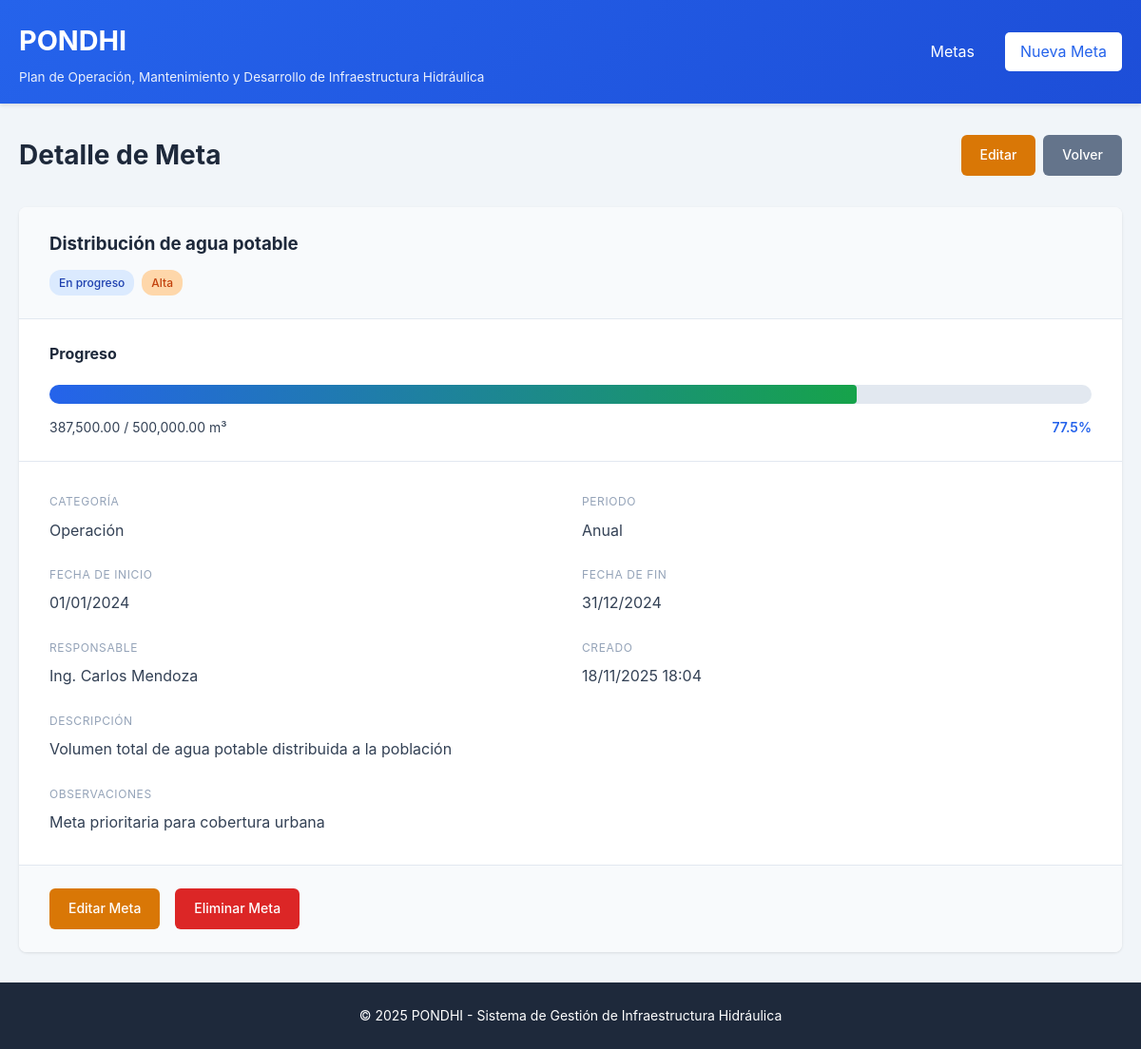
The page /public/metas/ver/1 on the database its author committed.
### tables this page shows
CREATE TABLE IF NOT EXISTS metas (
    id INT AUTO_INCREMENT PRIMARY KEY,
    categoria_id INT NOT NULL,
    titulo VARCHAR(255) NOT NULL,
    descripcion TEXT,
    unidad_medida VARCHAR(50) NOT NULL,
    valor_meta DECIMAL(15,2) NOT NULL,
    valor_actual DECIMAL(15,2) DEFAULT 0,
    fecha_inicio DATE NOT NULL,
    fecha_fin DATE NOT NULL,
    periodo ENUM('mensual', 'trimestral', 'semestral', 'anual') NOT NULL,
    estado ENUM('pendiente', 'en_progreso', 'completada', 'cancelada') DEFAULT 'pendiente',
    prioridad ENUM('baja', 'media', 'alta', 'critica') DEFAULT 'media',
    responsable VARCHAR(150),
    observaciones TEXT,
    created_at TIMESTAMP DEFAULT CURRENT_TIMESTAMP,
    updated_at TIMESTAMP DEFAULT CURRENT_TIMESTAMP ON UPDATE CURRENT_TIMESTAMP,
    FOREIGN KEY (categoria_id) REFERENCES categorias(id) ON DELETE RESTRICT
);

CREATE TABLE IF NOT EXISTS categorias (
    id INT AUTO_INCREMENT PRIMARY KEY,
    nombre VARCHAR(100) NOT NULL,
    descripcion TEXT,
    created_at TIMESTAMP DEFAULT CURRENT_TIMESTAMP
);

### app/controllers/MetasController.php (called while the page is built, shortened)
<?php
class MetasController extends Controller {
    private $metaModel;
    public function __construct() {
        $this->metaModel = $this->model('Meta');
    }
    public function ver($id = null) {
        $meta = $this->metaModel->getById($id);
        $this->view('metas/ver', [
            'titulo' => 'Detalle de Meta',
            'meta' => $meta
        ]);
    }
}

### app/controllers/App.php (called while the page is built, shortened)
<?php
class App {
    protected $method = 'index';
    public function __construct() {
        $url = $this->parseUrl();
        if (isset($url[0]) && file_exists(APP_PATH . '/controllers/' . ucfirst($url[0]) . 'Controller.php')) {
            unset($url[0]);
        }
        $this->controller = new $this->controller;
        if (isset($url[1])) {
            if (method_exists($this->controller, $url[1])) {
                $this->method = $url[1];
                unset($url[1]);
            }
        }
        $this->params = $url ? array_values($url) : [];
        call_user_func_array([$this->controller, $this->method], $this->params);
    }
    protected function parseUrl() {
        if (isset($_GET['url'])) {
            return explode('/', filter_var(rtrim($_GET['url'], '/'), FILTER_SANITIZE_URL));
        }
        return [];
    }
}

### public/index.php (called while the page is built, shortened)
<?php
require_once APP_PATH . '/config/Database.php';
require_once APP_PATH . '/controllers/Controller.php';
require_once APP_PATH . '/controllers/App.php';
$app = new App();

### app/config/Database.php (called while the page is built, shortened)
<?php
class Database {
    private static $instance = null;
    private $connection;
    private function __construct() {
        try {
            $dsn = "mysql:host=" . DB_HOST . ";port=" . DB_PORT . ";dbname=" . DB_NAME . ";charset=" . DB_CHARSET;
            $options = [
                PDO::ATTR_ERRMODE => PDO::ERRMODE_EXCEPTION,
                PDO::ATTR_DEFAULT_FETCH_MODE => PDO::FETCH_ASSOC,
                PDO::ATTR_EMULATE_PREPARES => false,
            ];
            $this->connection = new PDO($dsn, DB_USER, DB_PASS, $options);
        } catch (PDOException $e) {
            if (DEBUG_MODE) {
                die("Error de conexión: " . $e->getMessage());
            } else {
                die("Error de conexión a la base de datos");
            }
        }
    }
    public static function getInstance() {
        if (self::$instance === null) {
            self::$instance = new self();
        }
        return self::$instance;
    }
    public function getConnection() {
        return $this->connection;
    }
}

### app/models/Meta.php (called while the page is built, shortened)
<?php
class Meta {
    private $db;
    private $table = 'metas';
    public function __construct() {
        $this->db = Database::getInstance()->getConnection();
    }
    public function getById($id) {
        $sql = "SELECT m.*, c.nombre as categoria_nombre
                FROM {$this->table} m
                INNER JOIN categorias c ON m.categoria_id = c.id
                WHERE m.id = :id";
        $stmt = $this->db->prepare($sql);
        $stmt->bindParam(':id', $id, PDO::PARAM_INT);
        $stmt->execute();
        return $stmt->fetch();
    }
}

### app/views/metas/ver.php (the view)
<?php require_once APP_PATH . '/views/layouts/header.php'; ?>
<?php
$porcentaje = $meta['valor_meta'] > 0
    ? round(($meta['valor_actual'] / $meta['valor_meta']) * 100, 1)
    : 0;
?>
<div class="page-header">
    <h2><?= $titulo ?></h2>
    <div class="header-actions">
        <a href="<?= APP_URL ?>/metas/editar/<?= $meta['id'] ?>" class="btn btn-warning">Editar</a>
        <a href="<?= APP_URL ?>/metas" class="btn btn-secondary">Volver</a>
    </div>
</div>
<div class="detail-container">
    <div class="detail-header">
        <h3><?= htmlspecialchars($meta['titulo']) ?></h3>
        <div class="badges">
            <span class="badge badge-<?= $meta['estado'] ?>">
                <?= ucfirst(str_replace('_', ' ', $meta['estado'])) ?>
            </span>
            <span class="badge badge-prioridad-<?= $meta['prioridad'] ?>">
                <?= ucfirst($meta['prioridad']) ?>
            </span>
        </div>
    </div>
    <div class="progress-section">
        <h4>Progreso</h4>
        <div class="progress-bar large">
            <div class="progress-fill" style="width: <?= min($porcentaje, 100) ?>%"></div>
        </div>
        <div class="progress-info">
            <span><?= number_format($meta['valor_actual'], 2) ?> / <?= number_format($meta['valor_meta'], 2) ?> <?= htmlspecialchars($meta['unidad_medida']) ?></span>
            <span class="progress-percentage"><?= $porcentaje ?>%</span>
        </div>
    </div>
    <div class="detail-grid">
        <div class="detail-item">
            <label>Categoría</label>
            <span><?= htmlspecialchars($meta['categoria_nombre']) ?></span>
        </div>
        <div class="detail-item">
            <label>Periodo</label>
            <span><?= ucfirst($meta['periodo']) ?></span>
        </div>
        <div class="detail-item">
            <label>Fecha de Inicio</label>
            <span><?= date('d/m/Y', strtotime($meta['fecha_inicio'])) ?></span>
        </div>
        <div class="detail-item">
            <label>Fecha de Fin</label>
            <span><?= date('d/m/Y', strtotime($meta['fecha_fin'])) ?></span>
        </div>
        <div class="detail-item">
            <label>Responsable</label>
            <span><?= htmlspecialchars($meta['responsable']) ?: 'No asignado' ?></span>
        </div>
        <div class="detail-item">
            <label>Creado</label>
            <span><?= date('d/m/Y H:i', strtotime($meta['created_at'])) ?></span>
        </div>
        <?php if (!empty($meta['descripcion'])): ?>
            <div class="detail-item full-width">
                <label>Descripción</label>
                <p><?= nl2br(htmlspecialchars($meta['descripcion'])) ?></p>
            </div>
        <?php endif; ?>
        <?php if (!empty($meta['observaciones'])): ?>
            <div class="detail-item full-width">
                <label>Observaciones</label>
                <p><?= nl2br(htmlspecialchars($meta['observaciones'])) ?></p>
            </div>
        <?php endif; ?>
    </div>
    <div class="detail-actions">
        <a href="<?= APP_URL ?>/metas/editar/<?= $meta['id'] ?>" class="btn btn-warning">Editar Meta</a>
        <a href="<?= APP_URL ?>/metas/eliminar/<?= $meta['id'] ?>"
           class="btn btn-danger"
           onclick="return confirm('¿Está seguro de eliminar esta meta?')">Eliminar Meta</a>
    </div>
</div>
<?php require_once APP_PATH . '/views/layouts/footer.php'; ?>

### app/controllers/Controller.php (shortened to what this page needs)
<?php
class Controller {
    protected function model($model) {
        return new $model();
    }
    protected function view($view, $data = []) {
        extract($data);
        $viewFile = APP_PATH . '/views/' . $view . '.php';
        if (file_exists($viewFile)) {
            require_once $viewFile;
        } else {
            die("Vista no encontrada: " . $view);
        }
    }
}

### app/views/layouts/header.php (shortened to what this page needs)
<!DOCTYPE html>
<html lang="es">
<head>
    <link rel="stylesheet" href="<?= APP_URL ?>/css/styles.css">
</head>
<body>
    <header class="main-header">
        <div class="container">
            <div class="header-content">
                <h1 class="logo">
                    <a href="<?= APP_URL ?>">PONDHI</a>
                </h1>
                <p class="tagline">Plan de Operación, Mantenimiento y Desarrollo de Infraestructura Hidráulica</p>
            </div>
            <nav class="main-nav">
                <a href="<?= APP_URL ?>/metas" class="nav-link">Metas</a>
                <a href="<?= APP_URL ?>/metas/crear" class="nav-link btn-primary">Nueva Meta</a>
            </nav>
        </div>
    </header>
    <main class="main-content">
        <div class="container">

### app/views/layouts/footer.php (shortened to what this page needs)
        </div>
    </main>
    <footer class="main-footer">
        <div class="container">
            <p>&copy; <?= date('Y') ?> PONDHI - Sistema de Gestión de Infraestructura Hidráulica</p>
        </div>
    </footer>
</body>
</html>

### public/css/styles.css (style rules this page uses)
:root { --primary-color: #2563eb; --primary-dark: #1d4ed8; --secondary-color: #64748b; --success-color: #16a34a; --warning-color: #d97706; --danger-color: #dc2626; --info-color: #0891b2; --light-color: #f8fafc; --dark-color: #1e293b; --border-color: #e2e8f0; --text-color: #334155; --text-muted: #94a3b8; }
* { margin: 0; padding: 0; box-sizing: border-box; }
body { font-family: -apple-system, BlinkMacSystemFont, 'Segoe UI', Roboto, Oxygen, Ubuntu, sans-serif; background-color: #f1f5f9; color: var(--text-color); line-height: 1.6; }
.container { max-width: 1200px; margin: 0 auto; padding: 0 20px; }
.main-header { background: linear-gradient(135deg, var(--primary-color), var(--primary-dark)); color: white; padding: 1rem 0; box-shadow: 0 2px 4px rgba(0, 0, 0, 0.1); }
.main-header .container { display: flex; justify-content: space-between; align-items: center; flex-wrap: wrap; gap: 1rem; }
.header-content { flex: 1; }
.logo a { color: white; text-decoration: none; font-size: 1.8rem; font-weight: bold; }
.tagline { font-size: 0.85rem; opacity: 0.9; margin-top: 0.25rem; }
.main-nav { display: flex; gap: 1rem; align-items: center; }
.nav-link { color: white; text-decoration: none; padding: 0.5rem 1rem; border-radius: 5px; transition: background-color 0.3s; }
.nav-link.btn-primary { background-color: white; color: var(--primary-color); }
.main-content { padding: 2rem 0; min-height: calc(100vh - 200px); }
.main-footer { background-color: var(--dark-color); color: white; padding: 1.5rem 0; text-align: center; font-size: 0.875rem; }
.page-header { display: flex; justify-content: space-between; align-items: center; margin-bottom: 2rem; flex-wrap: wrap; gap: 1rem; }
.page-header h2 { color: var(--dark-color); font-size: 1.75rem; }
.header-actions { display: flex; gap: 0.5rem; }
.btn { display: inline-block; padding: 0.625rem 1.25rem; border: none; border-radius: 6px; cursor: pointer; text-decoration: none; font-size: 0.875rem; font-weight: 500; transition: all 0.3s; text-align: center; }
.btn-primary { background-color: var(--primary-color); color: white; }
.btn-secondary { background-color: var(--secondary-color); color: white; }
.btn-warning { background-color: var(--warning-color); color: white; }
.btn-danger { background-color: var(--danger-color); color: white; }
.progress-bar { background-color: var(--border-color); border-radius: 4px; height: 8px; overflow: hidden; width: 100px; display: inline-block; vertical-align: middle; }
.progress-bar.large { height: 20px; width: 100%; border-radius: 10px; }
.progress-fill { background: linear-gradient(90deg, var(--primary-color), var(--success-color)); height: 100%; border-radius: 4px; transition: width 0.3s; }
.badge { display: inline-block; padding: 0.25rem 0.625rem; border-radius: 12px; font-size: 0.75rem; font-weight: 500; }
.badge-en_progreso { background-color: #dbeafe; color: #1e40af; }
.badge-prioridad-alta { background-color: #fed7aa; color: #c2410c; }
.detail-container { background: white; border-radius: 8px; box-shadow: 0 1px 3px rgba(0, 0, 0, 0.1); overflow: hidden; }
.detail-header { padding: 1.5rem 2rem; background-color: var(--light-color); border-bottom: 1px solid var(--border-color); }
.detail-header h3 { margin-bottom: 0.75rem; color: var(--dark-color); }
.detail-header .badges { display: flex; gap: 0.5rem; }
.progress-section { padding: 1.5rem 2rem; border-bottom: 1px solid var(--border-color); }
.progress-section h4 { margin-bottom: 1rem; color: var(--dark-color); }
.progress-info { display: flex; justify-content: space-between; margin-top: 0.75rem; font-size: 0.875rem; }
.progress-percentage { font-weight: 600; color: var(--primary-color); }
.detail-grid { display: grid; grid-template-columns: repeat(2, 1fr); gap: 1.5rem; padding: 2rem; }
.detail-item { display: flex; flex-direction: column; }
.detail-item.full-width { grid-column: span 2; }
.detail-item label { font-size: 0.75rem; color: var(--text-muted); text-transform: uppercase; letter-spacing: 0.05em; margin-bottom: 0.5rem; }
.detail-item span, .detail-item p { color: var(--text-color); }
.detail-actions { padding: 1.5rem 2rem; background-color: var(--light-color); border-top: 1px solid var(--border-color); display: flex; gap: 1rem; }

### rows shown on the page
metas: titulo "Distribución de agua potable", estado "En progreso", prioridad "Alta", valor_actual "387,500.00", valor_meta "500,000.00", unidad_medida "m³", porcentaje "77.5", categoria.nombre "Operación", periodo "Anual", fecha_inicio "01/01/2024", fecha_fin "31/12/2024", responsable "Ing. Carlos Mendoza", created_at "18/11/2025 18:04", descripcion "Volumen total de agua potable distribuida a la población", observaciones "Meta prioritaria para cobertura urbana"

### other values the page prints
$titulo "Detalle de Meta"
